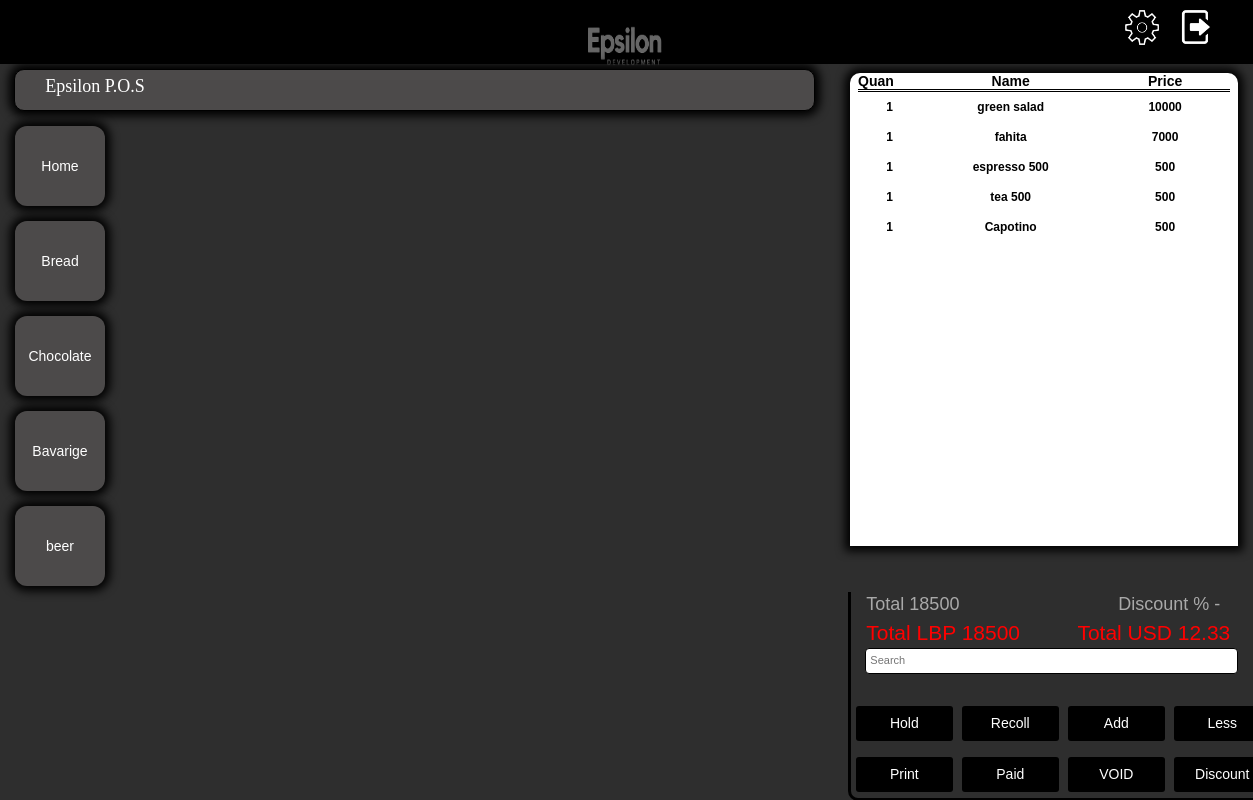
/Home.php?id=36 (signed in), run on the app's committed database.
### tables this page shows
CREATE TABLE IF NOT EXISTS `category` (
  `id` int(11) NOT NULL,
  `cat_name` varchar(100) DEFAULT NULL,
  `img` blob NOT NULL,
  PRIMARY KEY (`id`)
);

CREATE TABLE IF NOT EXISTS `invoice_item` (
  `invoice_item_id` int(11) NOT NULL AUTO_INCREMENT,
  `invoiceid` int(11) DEFAULT NULL,
  `itemid` int(11) DEFAULT NULL,
  `quantity` int(11) DEFAULT NULL,
  `voidreason` varchar(30) DEFAULT NULL,
  `voidquantity` int(11) DEFAULT NULL,
  PRIMARY KEY (`invoice_item_id`)
);

CREATE TABLE IF NOT EXISTS `items` (
  `id` int(11) NOT NULL,
  `item_name` text,
  `price` int(11) DEFAULT NULL,
  `cat_id` int(11) DEFAULT NULL,
  `box_price` int(11) NOT NULL,
  `Barcode` varchar(10) NOT NULL,
  `box_quantity` int(11) NOT NULL,
  PRIMARY KEY (`id`)
);

CREATE TABLE IF NOT EXISTS `invoice` (
  `id` int(11) NOT NULL,
  `date` date DEFAULT NULL,
  `time` varchar(15) DEFAULT NULL,
  `paid` int(11) DEFAULT '0',
  `payment_method` varchar(50) DEFAULT NULL,
  `total` int(11) DEFAULT NULL,
  `discount` int(11) DEFAULT NULL,
  `discount_amount` int(11) DEFAULT NULL,
  `user_id` int(11) DEFAULT NULL,
  `closing` int(11) NOT NULL,
  `block` int(11) NOT NULL DEFAULT '0',
  PRIMARY KEY (`id`)
);

### categores.php (the view, shortened to what this page needs)
<?php
  if(isset($_SESSION['id'])){
    ?>
<body style="background:#252525;">
 <div class="col-md-1 height-84">
   <div class="categories">
      <?php
        $q3="SELECT * FROM category;";
        $r3=mysql_query($q3);
        while($info3=mysql_fetch_array($r3)){
          $catid=$info3['id'];
          echo "<div class=\"category shadowout  ";
          if(isset($_GET['cat_id']) && $_GET['cat_id'] == $catid){
            echo " active ";
          }
          echo "\" id=\"{$catid}\"><p class=\"centerv\">{$info3['cat_name']}</p></div>";
        }
      ?>
         </div>
      </div>
          <div class="col-md-7 height-84">
        </div>
</body>
<?php
}
else echo "<script> location = 'index.php';</script>";
?>

### Home.php (shortened to what this page needs)
<body>
  <?php require 'header1.php';?>
  <?php require 'categoresdiv.php'; ?>
  <?php require 'categores.php';?>
  <?php require 'invoice.php';?>
  </body>

### header1.php (shortened to what this page needs)
<head>
    <link rel="stylesheet" href="https://maxcdn.bootstrapcdn.com/bootstrap/4.5.2/css/bootstrap.min.css">
    <link rel="stylesheet" type="text/css" href="style.css">
    <link rel="stylesheet" type="text/css" href="media.css">
    <link rel="stylesheet" type="text/css" href="css/bootstrap.css">
</head>
<body>
  <div class="col-md-12 nopadding headerdiv ">
    <div class="col-md-2">
      <a href="Home.php?id={$id}"><div class="logo1"><img src="image/logo.png" class="logoimage" /></div></a>
    </div>
    <div class="col-md-5">
    <a href="signout.php"><div class="logout1"><img src="image/logout.png" class="logoutimg" /></div></a>
    <a href="settings.php"><div class="settings1"><img src="image/settings.png" class="settingsimg" /></div></a>
    </div>
  </div>
</body>

### categoresdiv.php
<body>
  <div class="col-md-12">
  <div class="col-md-8">
  <div class="uperdiv shadowout">
      <p>Epsilon P.O.S</p>
  </div>
    </div>
    </div>
</body>

### invoice.php (shortened to what this page needs)
<?php
if(isset($_SESSION['id'])){
  if(isset($_GET['id'])){
    $invoiceid = $_GET['id'];
  }
  ?>
  <div class="col-md-4 margin-">
  <div class="systemmain">
    <div class="invoicesec" id="printableArea">
    <?php
      $q2="SELECT * FROM invoice a,manager b where a.id = '$invoiceid' and a.user_id=b.id  ;";
      $r2=mysql_query($q2);
      $info2=mysql_fetch_array($r2);
    ?>
    <table class="invoicecont" >
      <?php
        $q1="SELECT * from invoice_item a,items b where a.invoiceid = '$invoiceid' and a.itemid=b.id order by a.invoice_item_id asc;";
        $r1=mysql_query($q1);
        if(mysql_num_rows($r1)){
          ?>
          <form action="voiditems.php?id=<?php echo $invoiceid ?>" method="POST" name="itemform" onsubmit="return validatesubmitvoiditem()">
          <tr>
            <th class="item_quantity">Quan</th>
            <th class="item_name">Name</th>
            <th class="item_price">Price</th>
          </tr>
          <?php
          while($info1=mysql_fetch_array($r1)){
            $price = $info1['price']*$info1['quantity'];
            ?>
          <tr id=<?php echo $info1['id']; ?>>
          <td class="item_quantity">
             <?php echo $info1['quantity']; ?>
          </td>
          <td class="item_name">
            <?php echo $info1['item_name']; ?>
          </td>
          <td class="item_price">
            <?php echo $price; ?>
          </td>
          </tr>
          <?php
          }
          $total = $info2['total'];
          $alltotal = $total;
          ?>
          <?php
          $totaldollar = round($total/1500,2);
          ?>
          </table>
          </div>
          <div class="controls shadowout1">
          <div id="input_container col-md-12">
          <div class=" total2 col-md-6 left">Total <?php echo $alltotal; ?></div>
          <div class=" discount1 col-md-6 left">
          Discount <?php echo $info1['discount']; ?>%   -<?php echo $info2['discount_amount']; ?>
          </div>
          <div class ="col-md-12">
          <div class="col-md-6 totallbp1">Total LBP <?php echo $total; ?></div>
          <div class="col-md-6 totalusd1">Total USD <?php echo $totaldollar; ?></div></div>
          <input type="text" id="search" class="search" name="itemsearch" placeholder="Search">
          <button class="fa fa-search savebtn1"></button>
          </div>
                <div class="controlbotton Hold" id =<?php echo $invoiceid;?>>Hold</div>
                <div class="controlbotton Recoll" id="Recollbtn" >Recoll</div>
          <div class="controlbotton Addbuttom">Add</div>
          <div class="controlbotton lessbuttom">Less</div>
          <div class="controlbotton" onclick="printDiv('printableArea')">Print</div>
           <?php
           }
                    $q5="SELECT * from invoice where id = '$invoiceid';";
                    $r5=mysql_query($q5);
                    $info5 = mysql_fetch_array($r5);
                    if($info5['paid']!="1"){
                      ?>
                      <div class="controlbotton paid">Paid</div>
                        <div class="controlbotton voiditem">VOID</div>
                      <div class="controlbotton discount">Discount</div>
                      <?php
                    }
                    ?>
            <?php
            }
            ?>
                </div>
                </div>
                </div>

### style.css (style rules this page uses)
* { margin: 0; padding: 0; font-family: 'El Messiri', sans-serif ; }
body { width : 100%; height : 100%; color : black !important; background: #2E2E2E !important; }
td { border: 1px solid black !important; }
.centerv { position : relative; top : 50%; -moz-transform : translateY(-50%); -ms-transform : translateY(-50%); -o-transform : translateY(-50%); -webkit-transform : translateY(-50%); transform : translateY(-50%); }
.headerdiv { height: 8%; background: black; color: white; }
.headerdiv a { color: black; }
.logoimage { height: 219%; margin-top: -16%; width: 100%; }
.category { border-radius: 12px; width: 90px; height: 80px; background: #4C4A4A; margin-bottom: 15px; margin-top: 15px; text-align: center; color: white; cursor: pointer; }
.systemmain { width: 100%; height: 91%; margin: 0 auto; }
.invoicecont { width: 100%; border-collapse: collapse; color: black; }
.invoicecont th { border-bottom: 3px double black; font-size: 14px; display: table-cell; }
.invoicecont td { border: none !important; text-align: center; padding: 8px 0; font-weight: bold; display: table-cell; font-size: 12px; }
.shadowout { -moz-box-shadow : 0 0 10px 5px black; -webkit-box-shadow : 0 0 10px 5px black; box-shadow : 0 0 10px 5px black; }
.invoicesec { width: 100%; float: left; padding: 0 2%; color: black; background: white; height: 65%; overflow: auto; font-weight: bold; -moz-box-shadow: 0 0 10px 5px black; -webkit-box-shadow: 0 0 10px 5px black; box-shadow: 0 0 10px 5px black; border-radius: 10px 10px 0px 0px; }
.item_name { text-align: center; width: 48%; padding: 0 1%; }
.item_price { text-align: center; vertical-align: top; width: 35%; }
.controls { border: 3px solid black; border-radius: 0px 0px 10px 10px; margin-top: 0px; position: absolute; bottom: 0; background: #2E2E2E; width: 430px; left: 13px; height: 209px; }
.shadowout1 { border-top: 0; }
.logoutimg { height: 53%; margin: 10px; float: right; }
.settingsimg { height: 54%; margin: 10px; float: right; }
.controlbotton { float: left; line-height: 34px; height: 17%; margin: 8px 1%; padding: 0%; text-align: center; color: white; background: black; cursor: pointer; border-radius: 3px; width: 23%; }
.Search { margin-left: 14px; width: 88%; border: 1px solid black; font-size: 11px; padding: 4px; border-radius: 4px; }
.uperdiv { background: #4C4A4A; border: 1px solid black; margin-top: 5px; border-radius: 10px; margin-left: -2%; }
.uperdiv p { font-size: 18px; padding-left: 30px; color: white; font-family: fangsong; padding-top: 4px; }
.margin- { margin-top: -3%; }
.totallbp1 { text-align: left; font-size: 21px; float: left; color: red; margin-left: -15px; }
.totalusd1 { text-align: right; font-size: 21px; color: red; }
.savebtn1 { width: 8%; height: 12%; border: none; background: transparent; color: white; }
.total2 { color: darkgrey; font-size: 18px; float: left; }
.discount1 { text-align: center; color: darkgrey; font-size: 18px; }
.height-84 { height: 84%% }

### data on the page
category: cat_name "Home"
category: cat_name "Bread"
category: cat_name "Chocolate"
category: cat_name "Bavarige"
category: cat_name "beer"
invoice_item: quantity "1", itemid.item_name "green salad", itemid.price "10000"
invoice_item: quantity "1", itemid.item_name "fahita", itemid.price "7000"
invoice_item: quantity "1", itemid.item_name "espresso 500", itemid.price "500"
invoice_item: quantity "1", itemid.item_name "tea 500", itemid.price "500"
invoice_item: quantity "1", itemid.item_name "Capotino", itemid.price "500"
invoice: total "18500", total "12.33"
